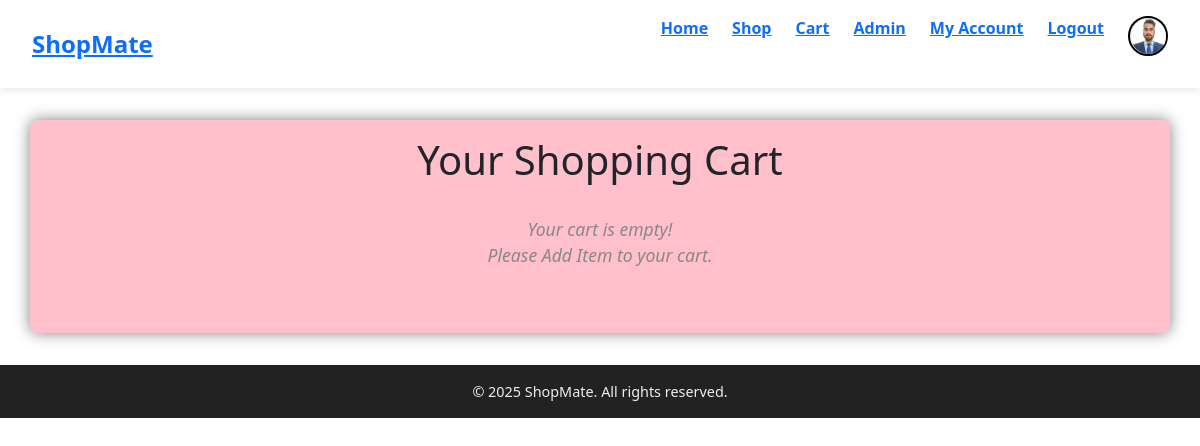
Before: /cart (signed in) with the older database file.
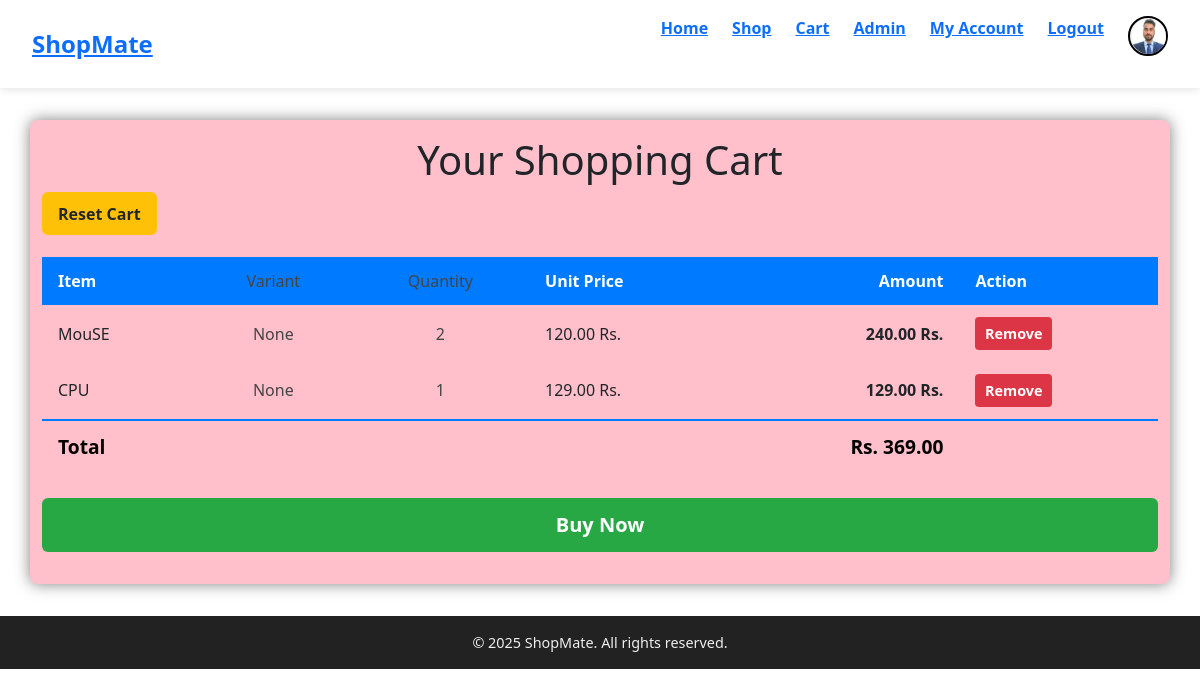
After: the same page with the newer database file.
### ecommstore/models.py (models this page shows, shortened)
class UserProfile(models.Model):
    user = models.OneToOneField(User,on_delete=models.CASCADE)
    address = models.TextField()
    profile_picture = models.ImageField(upload_to='static', blank=True, null=True)

class CartItem(models.Model):
    user = models.ForeignKey(User, on_delete=models.CASCADE)
    product = models.ForeignKey(Product, on_delete=models.CASCADE)
    variant = models.ForeignKey(ProductVariant, on_delete=models.SET_NULL, null=True, blank=True)
    quantity = models.PositiveIntegerField(default=1)
    price = models.PositiveIntegerField(default=1)
    amount = models.PositiveIntegerField(default=1)
    added_at = models.DateTimeField(auto_now_add=True)
    updated_at = models.DateTimeField(auto_now=True)
    related_order = models.CharField(max_length=12)
    class Meta:
        unique_together = ('user', 'product', 'variant')  # Prevent duplicate items in cart
    def __str__(self):
        return f"{self.quantity}x {self.product.name} for {self.user.username}"

class Product(models.Model):
    product_code = models.CharField(max_length=12,primary_key=True)
    name = models.CharField(max_length=200)
    description = models.TextField()
    image = models.ImageField(upload_to = 'static', blank=True, null=True)
    price = models.DecimalField(max_digits=12,decimal_places=2)
    stock = models.IntegerField()
    specification = models.JSONField(null=True)
    termsnconditions = models.JSONField(null=True)
    created_date = models.DateTimeField(auto_now_add=True)
    desc1 = models.TextField(null=True)
    image1 = models.ImageField(upload_to = 'static', blank=True, null=True)
    image2 = models.ImageField(upload_to = 'static', blank=True, null=True)
    image3 = models.ImageField(upload_to = 'static', blank=True, null=True)
    def __str__(self):
        return self.name

### ecommstore/views.py (the view)
# urls.py: path('cart',views.cart,name="cart"),
@login_required
def cart(request):
    cart_items = {}
    userprofile = UserProfile.objects.filter(user=request.user)
    profilepicture = ''
    if len(userprofile) > 0:
        profilepicture = userprofile[0].profile_picture
    i=0
    final_cart_items = CartItem.objects.filter(user=request.user)
    cartlength = len(final_cart_items)
    total_amount = 0
    for i in range(0,cartlength):
        cart_items[i] = final_cart_items[i]
        total_amount = final_cart_items[i].amount+total_amount
    print(cart_items)
    return render(request,'ecommstore/templates/cartdetail.html',{'cart_items':cart_items.items(),'profilepicture':profilepicture,'total_amount':total_amount})

### ecommstore/templates/ecommstore/templates/cartdetail.html (shortened to what this page needs)
{% extends 'base.html' %}
{% block body %}
    <div class="container">
        <h1>Your Shopping Cart</h1>
        {% if cart_items %}
        <div class="clearfix">
            <form method="POST" action="{% url 'resetCart' %}" style="display:inline-block;">
                <button type="submit" class="reset-cart-btn">Reset Cart</button>
            </form>
        </div>
        <table>
            <thead>
                <tr>
                    <th>Item</th>
                    <th class="variant">Variant</th>
                    <th class="quantity">Quantity</th>
                    <th class="price">Unit Price</th>
                    <th class="amount">Amount</th>
                    <th>Action</th>
                </tr>
            </thead>
            <tbody>
                {% for key, value in cart_items %}
                <tr>
                    <td>{{ value.product }}</td>
                    <td class="variant" contenteditable="true">{{ value.variant }}</td>
                    <td class="quantity" contenteditable="true">{{ value.quantity }}</td>
                    <td class="price">{{ value.price|floatformat:2 }} Rs.</td>
                    <td class="amount">{{ value.amount|floatformat:2 }} Rs.</td>
                    <td>
                        <form method="POST" action="{% url 'delToCartAct' value.id %}">
                            <button type="submit" class="remove-btn">Remove</button>
                        </form>
                    </td>
                </tr>
                {% endfor %}
                <tr class="total-row">
                    <td colspan="4">Total</td>
                    <td class="amount">Rs. {{ total_amount|floatformat:2 }}</td>
                    <td></td>
                </tr>
            </tbody>
        </table>
        <form method="POST" action="{% url 'order' %}">
            <button type="submit" class="buy-now-btn">Buy Now</button>
        </form>
        {% else %}
        <p class="empty-cart">Your cart is empty!<br>Please Add Item to your cart.
        </p>
        {% endif %}
    </div>
{% endblock %}

### ecommstore/templates/base.html (shortened to what this page needs)
<!DOCTYPE html>
<html lang="en">
<head>
    <link href="https://cdn.jsdelivr.net/npm/bootstrap@5.3.2/dist/css/bootstrap.min.css" rel="stylesheet">
</head>
<body>
    <nav>
        <div class="logo">
            <a href="{% url 'home' %}">ShopMate</a>
        </div>
        <div id="main">
            <ul>
                <li><a href="{% url 'home' %}">Home</a></li>
                <li><a href="{% url 'shop' %}">Shop</a></li>
                <li><a href="{% url 'cart' %}">Cart</a></li>
                <li><a href="/admin">Admin</a></li>
                {% if user.is_authenticated %}
                    <li><a href="{% url 'account' %}">My Account</a></li>
                    <li><a href="{% url 'logout' %}">Logout</a></li>
                    <li><button class="openbtn" onclick="openNav()"><img id="pic" src="{{profilepicture}}" style="width: 35px; height: 35px;"/></button></li>
                {% else %}
                    <li><a href="{% url 'login' %}">Login</a></li>
                    <li><a href="{% url 'signup' %}">Sign Up</a></li>
                {% endif %}
            </ul>
        </div>
    </nav>
    {% block body %}{% endblock %}
    <footer>
        &copy; 2025 ShopMate. All rights reserved.
    </footer>
</body>
</html>

Changed rows visible on the page:
added CartItem: product "MouSE", variant "None", quantity "2", price "120.00", amount "240.00"
added CartItem: product "CPU", variant "None", quantity "1", price "129.00", amount "129.00"
Other visible differences:
{{ total_amount|floatformat:2 }}: (not shown) → "369.00"
text no longer shown: "Your cart is empty! Please Add Item to your cart."
text now shown: "Reset Cart Item Variant Quantity Unit Price Amount Action Total Rs. Buy Now"
